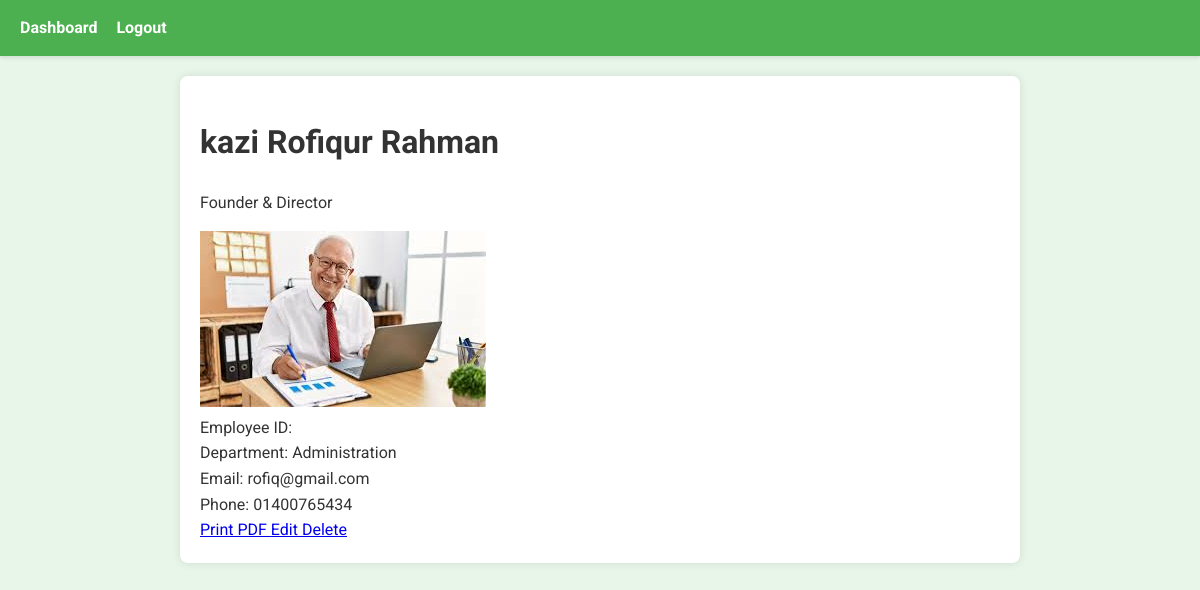
Screenshot of /employees/1/ (signed in) with the database file from the repository.
### hospital/models.py (models this page shows, shortened)
class Employee(models.Model):
    name = models.CharField(max_length=100)
    position = models.CharField(max_length=100, null=True, blank=True)
    department = models.CharField(max_length=100, null=True, blank=True)
    phone_number = models.CharField(max_length=15, null=True, blank=True)
    email = models.EmailField(null=True, blank=True)
    photo = models.ImageField(upload_to='employee_photos/', null=True, blank=True)
    joining_date = models.DateField(null=True, blank=True)

### hospital/views.py (the view)
# urls.py: path('employees/<int:pk>/', views.employee_detail,
@login_required
def employee_detail(request, pk):
    employee = get_object_or_404(Employee, pk=pk)
    context = {'employee': employee}
    return render(request, 'hospital/employee_detail.html', context)

### hospital/templates/hospital/employee_detail.html (shortened to what this page needs)
{% extends 'hospital/base.html' %}
{% load static %}
{% block content %}
<div class="container mt-5">
    <div class="employee-detail-container">
        <div class="employee-card">
            <div class="employee-header">
                <h1>{{ employee.name }}</h1>
                <p class="employee-position">{{ employee.position }}</p>
            </div>
            <div class="employee-photo-container">
                {% if employee.photo %}
                    <img src="{{ employee.photo.url }}" alt="{{ employee.name }}" class="employee-photo">
                {% else %}
                    <div class="no-photo">
                        {{ employee.name|make_list|first|upper }}
                    </div>
                {% endif %}
            </div>
            <div class="employee-info">
                <div class="info-item">
                    <span>Employee ID: {{ employee.employee_id }}</span>
                </div>
                <div class="info-item">
                    <span>Department: {{ employee.department }}</span>
                </div>
                <div class="info-item">
                    <span>Email: {{ employee.email }}</span>
                </div>
                <div class="info-item">
                    <span>Phone: {{ employee.phone_number }}</span>
                </div>
            </div>
            <div class="button-container">
                <a href="{% url 'employee_pdf' employee.id %}" class="print-link" target="_blank">
                     Print PDF
                </a>
                <a href="{% url 'employee_edit' employee.id %}" class="edit-link">
                     Edit
                </a>
                <a href="{% url 'employee_delete' employee.id %}"
                    class="delete-link" onclick="return confirm('Are you sure you want to delete this employee? This action cannot be undone.');">
                    Delete
                </a>
            </div>
        </div>
    </div>
</div>
{% endblock %}

### hospital/templates/hospital/base.html (style rules this page uses)
body { font-family: 'Roboto', sans-serif; line-height: 1.6; margin: 0; padding: 0; background-color: #e8f5e9; color: #333; }

### rows the page displays
Employee: name "kazi Rofiqur Rahman", position "Founder & Director", photo (picture), department "Administration", email "rofiq@gmail.com", phone_number "01400765434"
